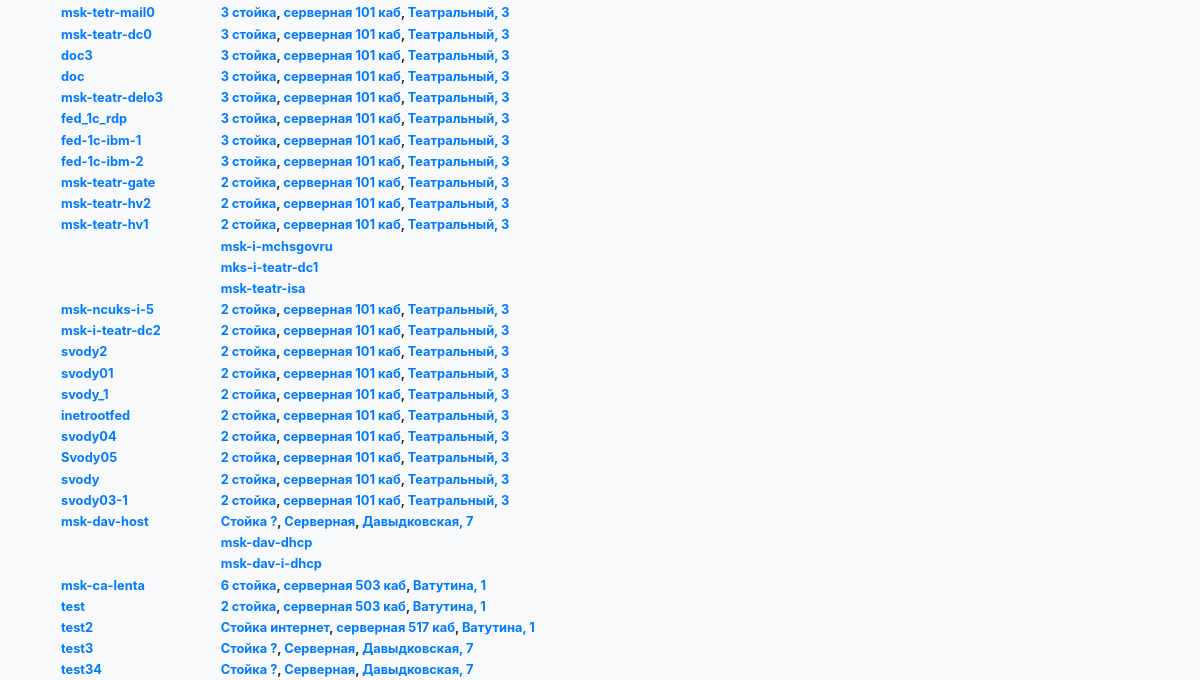
The app's page /all (signed in, lower part), older data.
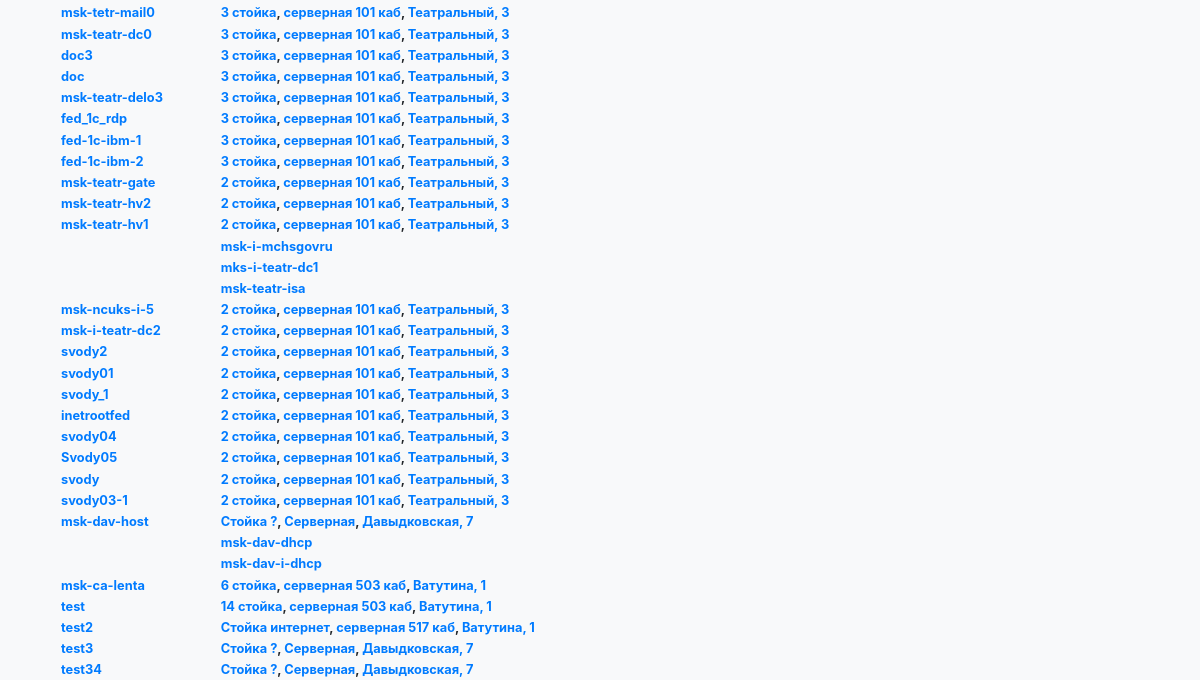
The same page, newer data.
### server_list/models.py (models this page shows, shortened)
class Server(models.Model):
    locations = {0: "front", 1: "back", 2: "full"}
    hostname = models.CharField(max_length=50)
    model = models.CharField(max_length=50, blank=True)  # separate table?
    is_physical = models.BooleanField(default=True)
    host_machine = models.ForeignKey('self', on_delete=models.SET_DEFAULT, default=None, blank=True, null=True)
    is_on = models.BooleanField(default=True)
    os = models.CharField(max_length=50, blank=True)  # separate table?
    purpose = models.CharField(max_length=200, blank=True)
    description = models.CharField(max_length=500, blank=True)
    serial_num = models.CharField(max_length=100, blank=True)
    specs = models.CharField(max_length=200, blank=True)  # as field in separate table "model"?
    sensitive_data = models.CharField(max_length=200, blank=True)  # add encryption?
    segments = models.ManyToManyField(Segment, through='Ip')
    height = models.IntegerField(blank=True, null=True)
    unit = models.IntegerField(blank=True, null=True)
    location = models.IntegerField(blank=True, null=True)
    rack = models.ForeignKey(Rack, on_delete=models.SET_DEFAULT, default=None, blank=True, null=True)
    group = models.ForeignKey(ServerGroup, on_delete=models.SET_DEFAULT, default=None, blank=True, null=True)
    hostname_lower = models.CharField(max_length=50, default='', editable=False)
    purpose_lower = models.purpose = models.CharField(max_length=200, blank=True, editable=False)

class Rack(models.Model):
    name = models.CharField(max_length=50)
    description = models.CharField(max_length=500, blank=True)
    room = models.ForeignKey(Room, on_delete=models.SET_DEFAULT, default=None)
    serial_number = models.CharField(max_length=100, blank=True)
    size = models.IntegerField(default=0)
    topdown = models.BooleanField(default=False)

class Room(models.Model):
    name = models.CharField(max_length=50)
    description = models.CharField(max_length=500, blank=True)
    territory = models.ForeignKey(Territory, on_delete=models.SET_DEFAULT, default=None)

class Territory(models.Model):
    name = models.CharField(max_length=50)
    address = models.CharField(max_length=200, blank=True)
    description = models.CharField(max_length=500, blank=True)

### server_list/views.py (the view)
# urls.py: url(r'^all$', views.server_view_all, name='server_view_all'),
@login_required(login_url=reverse_lazy('custom_login'))
def server_view_all(request):
    server_list = Server.objects.filter(is_physical=True)
    return render(request, os.path.join('server_list', 'servers_all.html'), {"servers": server_list})

### server_list/templates/server_list/servers_all.html (shortened to what this page needs)
{% extends 'server_list/navbar.html' %}
{% block content %}
<div class="container">
    <table>
        {% for s in servers %}
        <tr>
            <th><a href="{% url 'server_view' s.id%}">{{s.hostname}}</a></th>
            <th><a href="{% url 'rack_view' s.rack.id %}">{{s.rack.name}}</a>,
                <a href="{% url 'room_view' s.rack.room.id %}">{{s.rack.room.name}}</a>,
                <a href="{% url 'territory_view' s.rack.room.territory.id %}">{{s.rack.room.territory.name}}</a></th>
        </tr>
        {% for vm in s.server_set.all%}
        <tr>
            <th></th>
            <th align="left"><a href="{% url 'server_view' vm.id %}">{{vm.hostname}}</a></th>
        </tr>
        {% endfor %}
        {% endfor %}
    </table>
</div>
{% endblock %}

Row changes from the older to the newer data that the page shows:
changed Server "test": rack.name "2 стойка" → "14 стойка"
